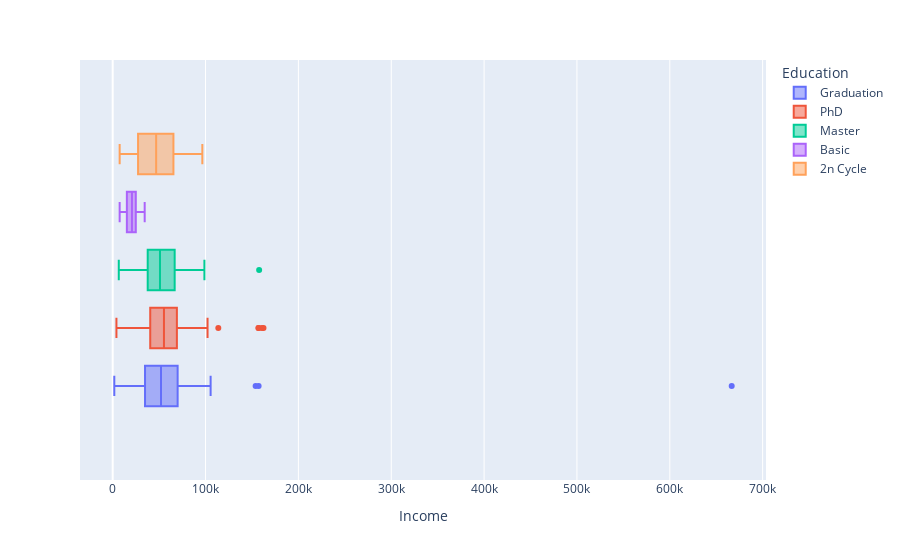

Here is the notebook cell this chart was saved with:
### Markdown cell above
## Box Plots

### Code cell
px.box(df, x = 'Income', color = 'Education')

### Figure 1 — Plotly figure (JSON) as saved in the notebook; plotly's stock layout.template omitted (floating-point values rounded to 4 significant figures; data arrays with more than 128 entries replaced by an {"elided": "..."} marker saying what was removed)
{"data": [{"alignmentgroup": "True", "hovertemplate": "Education=Graduation<br>Income=%{x}<extra></extra>", "legendgroup": "Graduation", "marker": {"color": "#636efa"}, "name": "Graduation", "notched": false, "offsetgroup": "Graduation", "orientation": "h", "showlegend": true, "type": "box", "x": {"elided": "1127 float values"}, "x0": " ", "xaxis": "x", "y0": " ", "yaxis": "y"}, {"alignmentgroup": "True", "hovertemplate": "Education=PhD<br>Income=%{x}<extra></extra>", "legendgroup": "PhD", "marker": {"color": "#EF553B"}, "name": "PhD", "notched": false, "offsetgroup": "PhD", "orientation": "h", "showlegend": true, "type": "box", "x": {"elided": "486 float values"}, "x0": " ", "xaxis": "x", "y0": " ", "yaxis": "y"}, {"alignmentgroup": "True", "hovertemplate": "Education=Master<br>Income=%{x}<extra></extra>", "legendgroup": "Master", "marker": {"color": "#00cc96"}, "name": "Master", "notched": false, "offsetgroup": "Master", "orientation": "h", "showlegend": true, "type": "box", "x": {"elided": "370 float values"}, "x0": " ", "xaxis": "x", "y0": " ", "yaxis": "y"}, {"alignmentgroup": "True", "hovertemplate": "Education=Basic<br>Income=%{x}<extra></extra>", "legendgroup": "Basic", "marker": {"color": "#ab63fa"}, "name": "Basic", "notched": false, "offsetgroup": "Basic", "orientation": "h", "showlegend": true, "type": "box", "x": [7500.0, 24590.0, 9548.0, 28250.0, 24880.0, 24480.0, 27190.0, 24280.0, 30800.0, 18980.0, 25960.0, 21060.0, 13080.0, 17490.0, 20420.0, 26870.0, 25440.0, 14910.0, 15040.0, 22630.0, 16580.0, 14420.0, 23720.0, 15060.0, 8940.0, 25710.0, 7500.0, 27000.0, 18390.0, 24370.0, 17260.0, 22630.0, 13720.0, 24590.0, 15860.0, 9722.0, 18750.0, 23530.0, 28390.0, 16010.0, 28250.0, 20190.0, 24880.0, 34440.0, 22120.0, 22390.0, 14190.0, 20420.0, 16000.0, 15250.0, 26490.0, 25220.0, 16180.0, 14920.0], "x0": " ", "xaxis": "x", "y0": " ", "yaxis": "y"}, {"alignmentgroup": "True", "hovertemplate": "Education=2n Cycle<br>Income=%{x}<extra></extra>", "legendgroup": "2n Cycle", "marker": {"color": "#FFA15A"}, "name": "2n Cycle", "notched": false, "offsetgroup": "2n Cycle", "orientation": "h", "showlegend": true, "type": "box", "x": {"elided": "203 float values"}, "x0": " ", "xaxis": "x", "y0": " ", "yaxis": "y"}], "layout": {"boxmode": "group", "legend": {"title": {"text": "Education"}, "tracegroupgap": 0}, "margin": {"t": 60}, "xaxis": {"anchor": "y", "domain": [0, 1], "title": {"text": "Income"}}, "yaxis": {"anchor": "x", "domain": [0, 1]}}}
